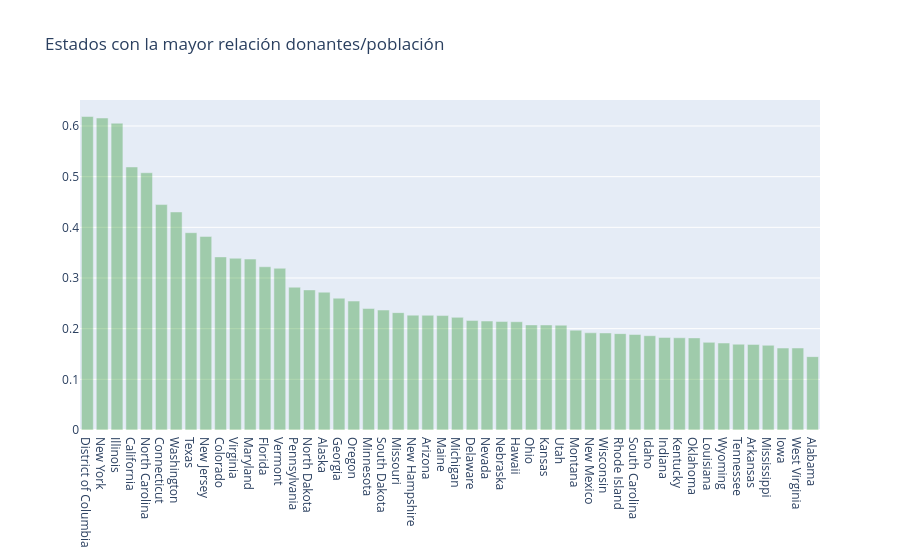

The notebook cell saved with this chart:
### Markdown cell above
> - California, al ser el estado con mayor población, también tiene una gran base de donantes registrados con casi 300,000 donantes. **San Francisco y Los Ángeles** son las principales ciudades de California donde se concentra la mayor cantidad de donantes. El mayor número de escuelas y proyectos también proviene del estado de California.  
> - Nueva York, Texas y Florida, con aproximadamente 137,000, 134,000 y 108,000 donantes respectivamente, son otros tres estados con una alta población de donantes. Las principales ciudades incluyen Nueva York, Miami, Tampa, Houston y Dallas, donde se concentra la mayor cantidad de donantes.  
> - Dakota del Norte, Dakota del Sur, Vermont y Wyoming son los estados con un número muy bajo de donantes, menos de 4,000. Existe una entrada llamada "otros" en los datos de estados, que probablemente indica donantes docentes o donantes de otros países.  
> - Entre todas las ciudades de EE. UU., las tres principales son: **Chicago (aprox. 35K donantes), Nueva York (aprox. 27K donantes) y Brooklyn (aprox. 22K donantes)** con la mayor cantidad de donantes. Las ciudades de California, San Francisco y Los Ángeles, son las siguientes con una gran base de donantes con aproximadamente 18K y 16K donantes.  

## <a>Dataset ajustado por población</a>

Los estados principales en los gráficos anteriores son en realidad aquellos con una población muy alta. Sería interesante calcular el número de donantes por cada 100,000 habitantes en cada estado. Se ha agregado un dataset ajustado por población que incluye la población de cada estado a partir de 2013.  

Dataset de población: http://www.enchantedlearning.com/usa/states/population.shtml  

## <a id="2.3">2.3 Estados con la mayor **relación donantes/población**</a>

### Code cell
census_2013 = {'Mississippi': 2991207, 'Iowa': 3090416, 'Oklahoma': 3850568, 'Delaware': 925749, 'Minnesota': 5420380, 'Alaska': 735132, 'Illinois': 12882135, 'Arkansas': 2959373, 'New Mexico': 2085287, 'Indiana': 6570902, 'Maryland': 5928814, 'Louisiana': 4625470, 'Texas': 26448193, 'Wyoming': 582658, 'Arizona': 6626624, 'Wisconsin': 5742713, 'Michigan': 9895622, 'Kansas': 2893957, 'Utah': 2900872, 'Virginia': 8260405, 'Oregon': 3930065, 'Connecticut': 3596080, 'New York': 19651127, 'California': 38332521, 'Massachusetts': 6692824, 'West Virginia': 1854304, 'South Carolina': 4774839, 'New Hampshire': 1323459, 'Vermont': 626630, 'Georgia': 9992167, 'North Dakota': 723393, 'Pennsylvania': 12773801, 'Florida': 19552860, 'Hawaii': 1404054, 'Kentucky': 4395295, 'Rhode Island': 1051511, 'Nebraska': 1868516, 'Missouri': 6044171, 'Ohio': 11570808, 'Alabama': 4833722, 'South Dakota': 844877, 'Colorado': 5268367, 'Idaho': 1612136, 'New Jersey': 8899339, 'Washington': 6971406, 'North Carolina': 9848060, 'Tennessee': 6495978, 'Montana': 1015165, 'District of Columbia': 646449, 'Nevada': 2790136, 'Maine': 1328302}

donors_from_states = dict(donors_df['Donor State'].value_counts())

don_pop = {}
for state, don in donors_from_states.items():
    if state not in census_2013:
        continue
    don_pop[state]  = float(don) * 100000 / census_2013[state]

import operator
don_pop = sorted(don_pop.items(), key=operator.itemgetter(1), reverse=True)
xx = [x[0] for x in don_pop][1:]
yy = [x[1] for x in don_pop][1:]

trace2 = go.Bar(
    x=xx,
    y=yy,
    name='Relación donantes por población',
    marker=dict(color='green'),
    opacity=0.3
)

data = [trace2]
layout = go.Layout(
    barmode='group',
    legend=dict(dict(x=-.1, y=1.2)),
    margin=dict(b=120),
    title='Estados con la mayor relación donantes/población',
)

fig = go.Figure(data=data, layout=layout)
iplot(fig, filename='grouped-bar')

### Figure 1 — Plotly figure (JSON) as saved in the notebook; plotly's stock layout.template omitted (floating-point values rounded to 4 significant figures)
{"data": [{"marker": {"color": "green"}, "name": "Relación donantes por población", "opacity": 0.3, "type": "bar", "x": ["District of Columbia", "New York", "Illinois", "California", "North Carolina", "Connecticut", "Washington", "Texas", "New Jersey", "Colorado", "Virginia", "Maryland", "Florida", "Vermont", "Pennsylvania", "North Dakota", "Alaska", "Georgia", "Oregon", "Minnesota", "South Dakota", "Missouri", "New Hampshire", "Arizona", "Maine", "Michigan", "Delaware", "Nevada", "Nebraska", "Hawaii", "Ohio", "Kansas", "Utah", "Montana", "New Mexico", "Wisconsin", "Rhode Island", "South Carolina", "Idaho", "Indiana", "Kentucky", "Oklahoma", "Louisiana", "Wyoming", "Tennessee", "Arkansas", "Mississippi", "Iowa", "West Virginia", "Alabama"], "y": [0.6188, 0.6157, 0.6055, 0.5191, 0.5077, 0.4449, 0.4303, 0.3894, 0.3821, 0.3417, 0.339, 0.3373, 0.3222, 0.3192, 0.2818, 0.2765, 0.2721, 0.2602, 0.2544, 0.2398, 0.2367, 0.2316, 0.2267, 0.2264, 0.2259, 0.2223, 0.216, 0.215, 0.2141, 0.2137, 0.2074, 0.2073, 0.2068, 0.197, 0.1918, 0.1915, 0.1902, 0.1885, 0.1861, 0.1826, 0.182, 0.1818, 0.173, 0.1716, 0.1693, 0.169, 0.1672, 0.1618, 0.1618, 0.1448]}], "layout": {"barmode": "group", "legend": {"x": -0.1, "y": 1.2}, "margin": {"b": 120}, "title": {"text": "Estados con la mayor relación donantes/población"}}}
